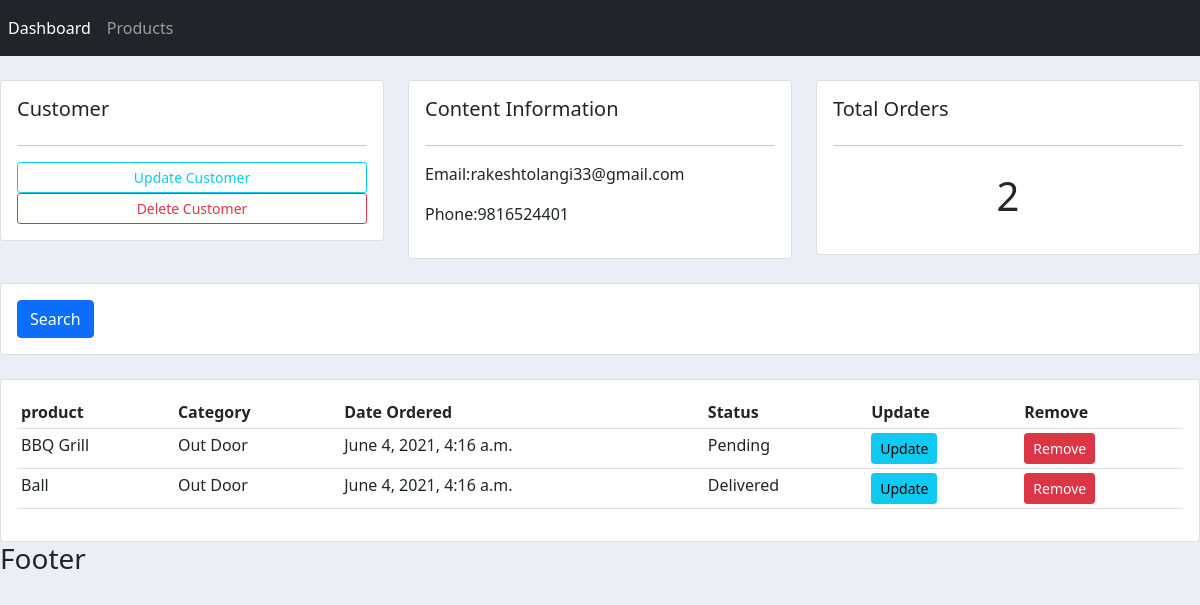
Screenshot of /customer/1 with the database file from the repository.
### accounts/models.py (models this page shows, shortened)
class Customer(models.Model):
	name = models.CharField(max_length=200, null=True)
	phone = models.CharField(max_length=200, null=True)
	email = models.CharField(max_length=200, null=True)
	date_created = models.DateTimeField(auto_now_add=True, null=True)

class Order(models.Model):
	STATUS = (
			('Pending', 'Pending'),
			('Out for delivery', 'Out for delivery'),
			('Delivered', 'Delivered'),
		)
	customer = models.ForeignKey(Customer, null=True, on_delete = models.SET_NULL)
	product = models.ForeignKey(Product, null=True, on_delete = models.SET_NULL)
	date_created = models.DateTimeField(auto_now_add=True, null=True)
	status = models.CharField(max_length=200, null=True, choices = STATUS)

class Product(models.Model):
	CATEGORY = (
		('Indoor', 'Indoor'),
		('Out Door', 'Out Door'),
		)
	name = models.CharField(max_length=200, null=True)
	price = models.FloatField(null=True)
	category = models.CharField(max_length=200, null=True, choices=CATEGORY)
	descripton = models.CharField(max_length=200, null=True, blank=True)
	date_created = models.DateTimeField(auto_now_add=True, null=True)
	tags = models.ManyToManyField(Tag)
	def __str__(self):
		return self.name

### accounts/views.py (the view)
# urls.py: path('customer/<str:pk>', views.customer,name='customer'),
def customer(request, pk):
	customer =Customer.objects.get(id=pk)
	orders = customer.order_set.all()
	order_count = orders.count()
	context = {'customer':customer, 'orders':orders,
	'order_count':order_count}
	return render(request, 'accounts/customer.html', context)

### accounts/templates/accounts/customer.html
{% extends 'accounts/main.html' %}
{% block content %}
<br>
<div class="row">
	<div class="col-md">
		<div class="card card-body">
			<h5>Customer</h5>
			<hr>
			<a class="btn btn-outline-info btn-sm btn-block" href="">Update Customer</a>
			<a class="btn btn-outline-danger btn-sm btn-block" href="">Delete Customer</a>
		</div>
	</div>
	<div class="col-md">
		<div class="card card-body">
			<h5>Content Information</h5>
			<hr>
			<p>Email:{{customer.email}}</p>
			<p>Phone:{{customer.phone}}</p>
		</div>
	</div>
	<div class="col-md">
		<div class="card card-body">
			<h5>Total Orders</h5>
			<hr>
			<h1 style="text-align: center; padding: 10px">{{order_count}}</h1>
		</div>
	</div>
</div>
<br>
<div class="row">
	<div class="col">
		<div class="card card-body">
			<form method="get">
				<button class="btn btn-primary" type="submit">Search</button>
			</form>
		</div>
	</div>
</div>
<br>
<div class="row">
	<div class="col-md">
		<div class="card card-body">
			<table class="table table-sm">
				<tr>
					<th>product</th>
					<th>Category</th>
					<th>Date Ordered</th>
					<th>Status</th>
					<th>Update</th>
					<th>Remove</th>
				</tr>
				{% for order in orders %}
				<tr>
					<td>{{order.product}}</td>
					<td>{{order.product.category}}</td>
					<td>{{order.date_created}}</td>
					<td>{{order.status}}</td>
					<td><a class="btn btn-sm btn-info" href="">Update</a></td>
					<td><a class="btn btn-sm btn-danger" href="">Remove</a></td>
				</tr>
				{% endfor %}
			</table>
		</div>
	</div>
</div>
{% endblock %}

### static/css/main.css (style rules this page uses)
body { background-color: #ebeff5; }

### rows the page displays
Customer: email "rakeshtolangi33@gmail.com", phone "9816524401"
Order: product "BBQ Grill", product.category "Out Door", date_created "June 4, 2021, 4:16 a.m.", status "Pending"
Order: product "Ball", product.category "Out Door", date_created "June 4, 2021, 4:16 a.m.", status "Delivered"

### other values shown
{{ order_count }} "2"
